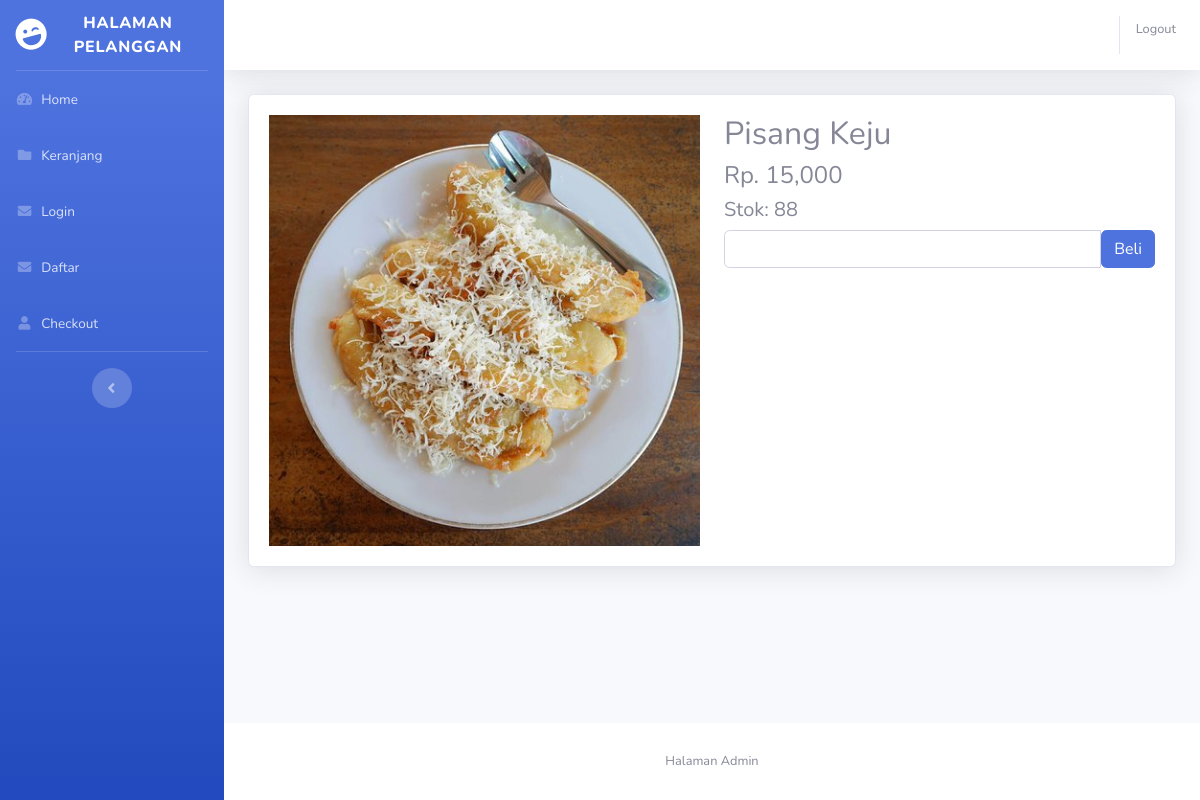
Screenshot of /detail.php?id=19 with the database file from the repository.
### tables this page shows
CREATE TABLE IF NOT EXISTS `produk` (
  `id_produk` int(11) NOT NULL AUTO_INCREMENT,
  `nama_produk` varchar(50) NOT NULL,
  `harga_produk` int(11) NOT NULL,
  `foto_produk` varchar(100) NOT NULL,
  `deskripsi_produk` text NOT NULL,
  `stok_produk` int(5) NOT NULL,
  PRIMARY KEY (`id_produk`)
);

### detail.php (the view, shortened to what this page needs)
<?php $ambil = $koneksi = new mysqli("localhost","root","","vanilla"); ?>
<?php
$id_produk = $_GET["id"];
$ambil = $koneksi -> query("SELECT * FROM produk WHERE id_produk='$id_produk'");
$detail = $ambil -> fetch_assoc();
?>
<!DOCTYPE html>
<html lang="en">
<head>
  <link href="sb/vendor/fontawesome-free/css/all.min.css" rel="stylesheet" type="text/css">
  <link href="sb/css/sb-admin-2.min.css" rel="stylesheet">
</head>
<body id="page-top">
  <div id="wrapper">
    <ul class="navbar-nav bg-gradient-primary sidebar sidebar-dark accordion" id="accordionSidebar">
      <a class="sidebar-brand d-flex align-items-center justify-content-center" href="index.php">
        <div class="sidebar-brand-icon rotate-n-15">
          <i class="fas fa-laugh-wink"></i>
        </div>
        <div class="sidebar-brand-text mx-3">Halaman Pelanggan</div>
      </a>
      <hr class="sidebar-divider my-0">
      <li class="nav-item">
        <a class="nav-link" href="index.php">
          <i class="fas fa-fw fa-tachometer-alt"></i>
          <span>Home</span></a>
      </li>
      <li class="nav-item">
        <a class="nav-link" href="keranjang.php">
          <i class="fas fa-fw fa-folder"></i>
          <span>Keranjang</span></a>
      </li>
      <?php if (isset($_SESSION["pelanggan"])): ?>
      <li class="nav-item">
        <a class="nav-link" href="riwayat.php">
          <i class="fas fa-fw fa-list"></i>
          <span>Riwayat Belanja</span></a>
      </li>
      <li class="nav-item">
        <a class="nav-link" href="logout.php">
          <i class="fas fa-fw fa-sign-out-alt"></i>
          <span>Logout</span></a>
      </li>
      <?php else: ?>
      <li class="nav-item">
        <a class="nav-link" href="login.php">
          <i class="fas fa-fw fa-envelope"></i>
          <span>Login</span></a>
      </li>
      <li class="nav-item">
        <a class="nav-link" href="daftar.php">
          <i class="fas fa-fw fa-envelope"></i>
          <span>Daftar</span></a>
      </li>
      <?php endif ?>
      <li class="nav-item">
        <a class="nav-link" href="checkout.php">
          <i class="fas fa-fw fa-user"></i>
          <span>Checkout</span></a>
      </li>
      <hr class="sidebar-divider d-none d-md-block">
      <div class="text-center d-none d-md-inline">
        <button class="rounded-circle border-0" id="sidebarToggle"></button>
      </div>
    </ul>
    <div id="content-wrapper" class="d-flex flex-column">
      <div id="content">
        <nav class="navbar navbar-expand navbar-light bg-white topbar mb-4 static-top shadow">
          <ul class="navbar-nav ml-auto">
            <li class="nav-item no-arrow">
              <a href="index.php?halaman=logout">
                <span class="mr-2 d-none d-lg-inline text-gray-600 small">Logout</span>
              </a>
            </li>
          </ul>
        </nav>
        <div class="container-fluid">
          <div class="card shadow">
            <div class="card-body">
    <div class="row">
      <div class="col-md-6">
        <img src="foto_produk/<?php echo $detail["foto_produk"]; ?>" alt="" class="img-fluid">
      </div>
      <div class="col-md-6">
        <h2><?php echo $detail["nama_produk"] ?></h2>
        <h4>Rp. <?php echo number_format($detail["harga_produk"]); ?></h4>
        <h5>Stok: <?php echo $detail['stok_produk'] ?></h5>
        <form method="post">
          <div class="form-group">
            <div class="input-group">
              <input type="number"  min="1" class="form-control" name="jumlah" max="<?php echo $detail['stok_produk'] ?>">
              <div class="input-group-btn">
                <button class="btn btn-primary" name="beli">Beli</button>
              </div>
            </div>
          </div>
        </form>
        </div>
    </div>
            </div>
          </div>
        </div>
      </div>
      <footer class="sticky-footer bg-white">
        <div class="container my-auto">
          <div class="copyright text-center my-auto">
            <span>Halaman Admin</span>
          </div>
        </div>
      </footer>
    </div>
  </div>
</body>
</html>

### rows the page displays
produk: foto_produk (picture), nama_produk "Pisang Keju", harga_produk "15,000", stok_produk "88"
